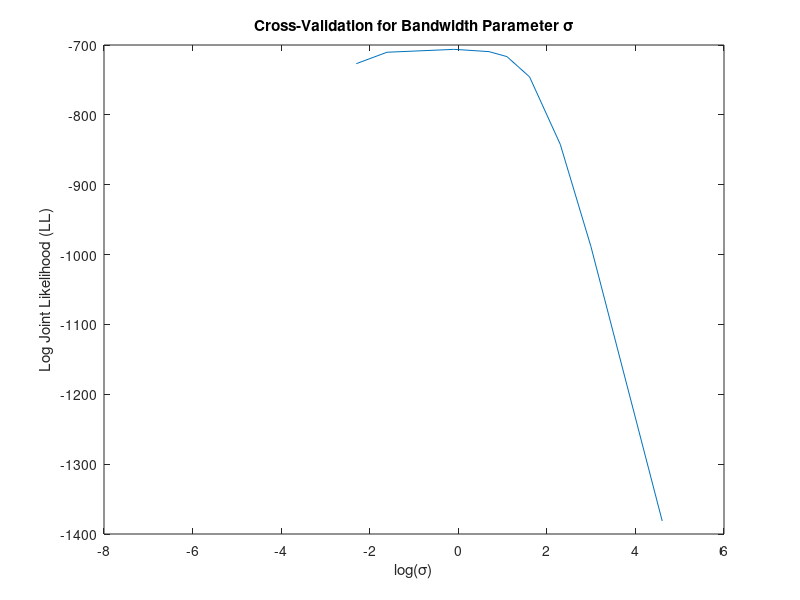
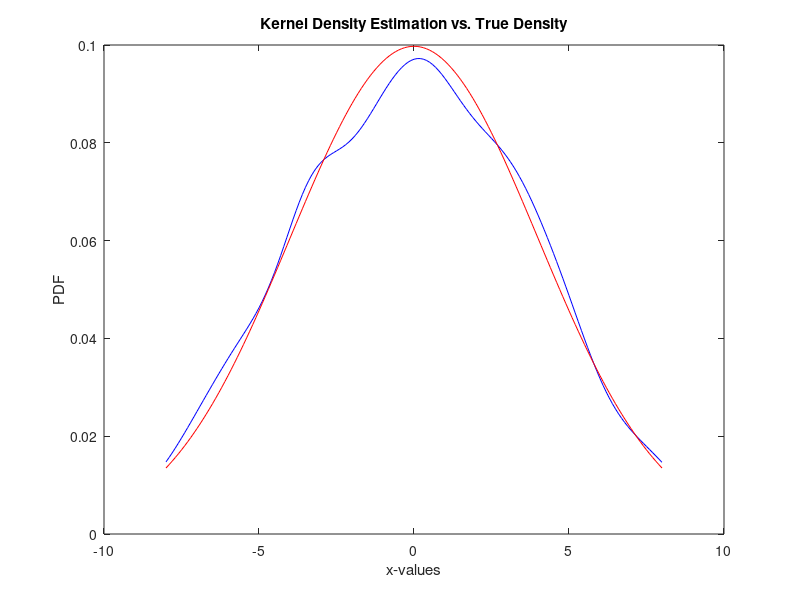
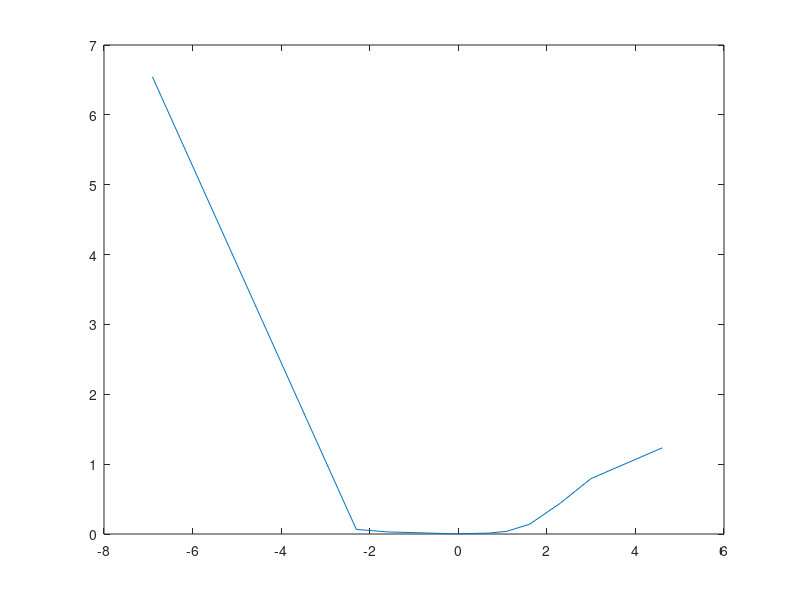
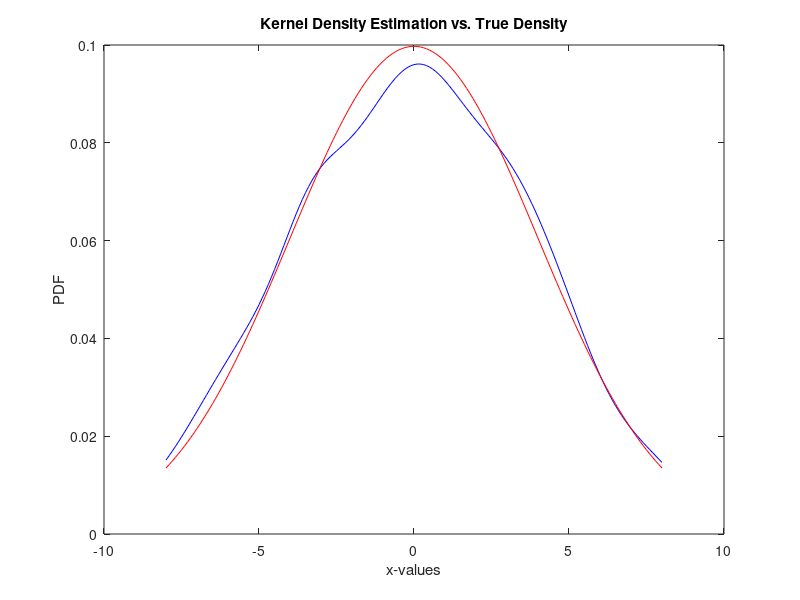

Recreate these plots in MATLAB, in order.
clear;
close all;
clc;

n = 1000;
data = normrnd(0,4,1,n);
indices = randperm(n, 750);
T = data(indices);
remaining_indices = setdiff(1:n, indices);
V = data(remaining_indices);
% Define the values of sigma to be tested
sigma_values = [0.001, 0.1, 0.2, 0.9, 1, 2, 3, 5, 10, 20, 100];

% Initialize variables to store results
LL_values = zeros(size(sigma_values));
best_sigma = 0;
best_LL = -inf;

% Loop through different values of sigma
for i = 1:length(sigma_values)
    sigma = sigma_values(i);
    
    % Calculate the PDF estimate from T with the current sigma

    % Initialize the sum
    joint_likelihood = 0.0;
    
    % Perform the nested summation
    for k = 1:250
        density_sum = 0;
        for j = 1:750
            density_sum = density_sum + exp(-(T(j) - V(k))^2 / (2 * sigma^2)) / (750*sigma*sqrt(2*pi));
        end
        joint_likelihood = joint_likelihood + log(density_sum);
    end        
    % Store the log-likelihood value
    LL_values(i) = joint_likelihood;
    
    % Check if this sigma yielded the best LL value
    if joint_likelihood > best_LL
        best_sigma = sigma;
        best_LL = joint_likelihood;
    end
end

% Plot LL versus log(sigma)
figure;
log_sigma = log(sigma_values);
plot(log_sigma,LL_values);
xlabel('log(\sigma)');
ylabel('Log Joint Likelihood (LL)');
title('Cross-Validation for Bandwidth Parameter \sigma');
% Display and print the best sigma and corresponding LL value
fprintf('Best sigma: %f\n', best_sigma);
fprintf('Best LL value: %f\n', best_LL);

x = -8:0.1:8;
p_n = zeros(size(x));
p = normpdf(x,0,4);
for i = 1:length(x)
    for j = 1:750
        p_n(i) = p_n(i) + exp(-((x(i)-T(j))^2)/(2*(best_sigma)^2));
    end
    p_n(i) = p_n(i) / (750*best_sigma*sqrt(2*pi));
end

figure;
plot(x,p_n,'b',x,p,'r');
xlabel('x-values');
ylabel('PDF');
title('Kernel Density Estimation vs. True Density');


% 4(d) part
D_values = zeros(size(sigma_values));
best_D = +inf;
best_sigma_d = 0;
for i = 1:length(sigma_values)
    sigma = sigma_values(i);
    for k = 1:250
        p_x = 0;
        for j = 1:750
            p_x = p_x + exp(-((V(k)-T(j))^2)/(2*sigma^2))/(750*sigma*sqrt(2*pi));
        end
        D_values(i) = D_values(i) + (normpdf(V(k),0,4)-p_x)^2;
    end
    if(best_D>D_values(i))
        best_D = D_values(i);
        best_sigma_d = sigma;
    end
end

fprintf('Best sigma: %f\n', best_sigma_d);
fprintf('Best D: %f\n', best_D);

figure;
plot(log_sigma,D_values);

x = -8:0.1:8;
p_n = zeros(size(x));
p = normpdf(x,0,4);
for i = 1:length(x)
    for j = 1:750
        p_n(i) = p_n(i) + exp(-((x(i)-T(j))^2)/(2*(best_sigma_d)^2));
    end
    p_n(i) = p_n(i) / (750*best_sigma_d*sqrt(2*pi));
end

figure;
plot(x,p_n,'b',x,p,'r');
xlabel('x-values');
ylabel('PDF');
title('Kernel Density Estimation vs. True Density');
